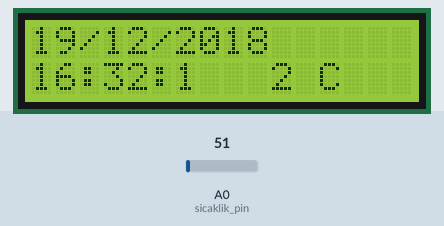
A sketch run on a simulated Arduino Uno, built with avr-gcc and run on an emulated ATmega328P. Shown: 16×2 character LCD. The test bench sets the inputs (shaded band); at power-on: A0 (sicaklik_pin) = 51. The local clock reads 2024-03-15 10:24:30 at power-on unless the sketch sets it; storage starts empty; what the sketch prints to the serial monitor is not drawn.

Above: at 1.3 s.
1.4 s: A0 (sicaklik_pin) set to 71
At 3.0 s:
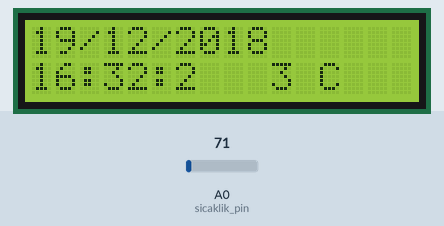
4.8 s: A0 (sicaklik_pin) set to 61
At 6.2 s:
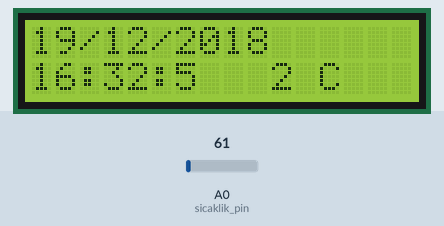
7.9 s: A0 (sicaklik_pin) set to 86
At 9.1 s:
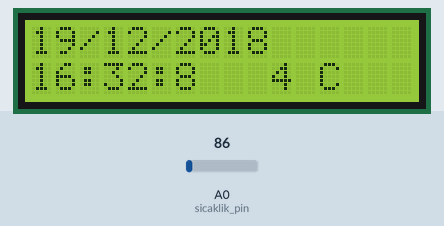
Timing chart, 0 to 10.9 s (numbered marks = the images above; inputs shaded):
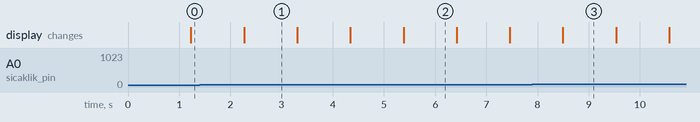

Measured:
- what the display in image 1 shows lasts 1.0 s, from 2.3 s to 3.3 s

The sketch:

temperature-project.ino
```cpp
#include <Wire.h>
#include <LiquidCrystal_I2C.h>
#include <virtuabotixRTC.h>     //Kütüphanemizi ekliyoruz.
#include <SPI.h>
#include <SD.h>

const int sicaklik_pin=A0;
const int chipSelect = 4;
int sicaklik = 0;
String anlikSicaklik = "0 C";


virtuabotixRTC myRTC(6,7,8);      // Kütüphanemizi pinlere atıyoruz.
LiquidCrystal_I2C lcd(0x27,16,2);  // 16 karakter 2 satır için - 20x4 satır için (0x27,20,4) yazın

void setup()
{
  // Open serial communications and wait for port to open:
  Serial.begin(9600);
  while (!Serial) {
    ; // wait for serial port to connect. Needed for native USB port only
  }

  // see if the card is present and can be initialized:
  if (!SD.begin(chipSelect)) {
    Serial.println("Card failed, or not present");
  } else {
    Serial.println("Card is active.");
  }
 lcd.begin (2,16); //Initialize the LCD,
 lcd.init();
 lcd.backlight();
 myRTC.setDS1302Time(00, 32, 16, 3, 19, 12, 2018);
 lcd.print("TEST");
}

void loop() {

  sicaklik = analogRead(sicaklik_pin); //Ham analog veriyi değişkenimizde sakladık.
  sicaklik = sicaklik*0.048828125; //Celcius cinsinden sıcaklık birimine dönüştürdük.
  anlikSicaklik = sicaklik+String(" C");

  // open the file. note that only one file can be open at a time,
  // so you have to close this one before opening another.
  File dataFile = SD.open("datalog.txt", FILE_WRITE);

  // if the file is available, write to it:
  if (dataFile) {
    dataFile.println(anlikSicaklik+String(" [")+myRTC.hours+String(":")+myRTC.minutes+String(":")+myRTC.seconds+String("]"));
    Serial.println(anlikSicaklik+String(" [")+myRTC.hours+String(":")+myRTC.minutes+String(":")+myRTC.seconds+String("]"));
    dataFile.close();
  }
  // if the file isn't open, pop up an error:
  else {
    Serial.println("error opening datalog.txt");
  }
 lcd.clear(); //Here after clearing the LCD we take the time from the module and print it on the screen with usual LCD functions
 myRTC.updateTime();
 lcd.setCursor(0,0);
 lcd.print(myRTC.dayofmonth);
 lcd.print("/");
 lcd.print(myRTC.month);
 lcd.print("/");
 lcd.print(myRTC.year);
 lcd.setCursor(0,1);
 lcd.print(myRTC.hours);
 lcd.print(":");
 lcd.print(myRTC.minutes);
 lcd.print(":");
 lcd.print(myRTC.seconds);
 lcd.setCursor(10,1);
 lcd.print(anlikSicaklik);
 delay(1000);
}
```
